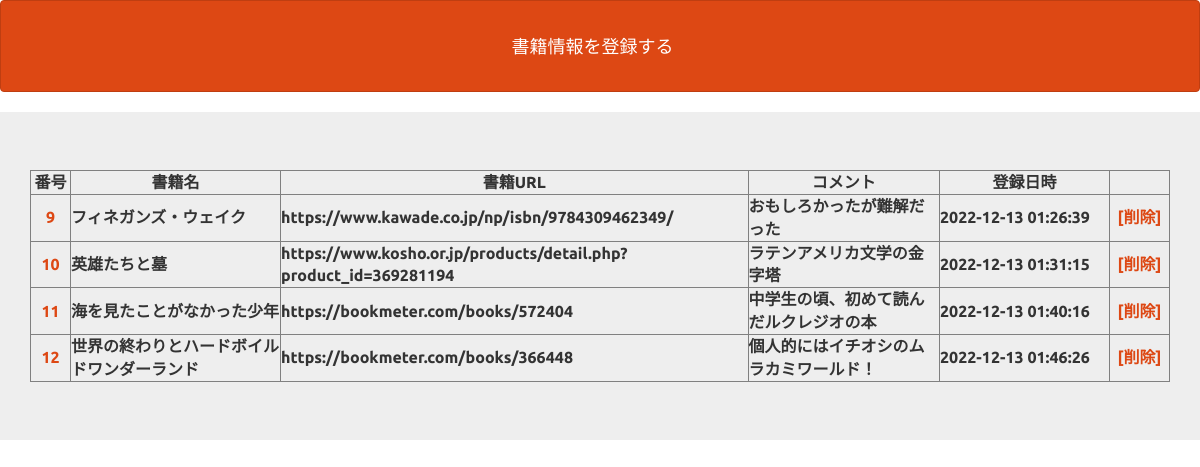
The page /select.php on the database its author committed.
### tables this page shows
CREATE TABLE `gs_bm_table` (
  `id` int(12) NOT NULL,
  `title` varchar(64) NOT NULL,
  `url` text NOT NULL,
  `comment` text NOT NULL,
  `date` datetime NOT NULL
);

### select.php (the view, shortened to what this page needs)
<?php
function h($str)
{
    return htmlspecialchars($str, ENT_QUOTES);
}
try {
  $pdo = new PDO('mysql:dbname=gs_bm;charset=utf8;host=localhost','root','');
} catch (PDOException $e) {
  exit('DBConnectError'.$e->getMessage());
}
$stmt = $pdo->prepare("SELECT * FROM gs_bm_table;");
$status = $stmt->execute();
$view="";
if ($status==false) {
  $error = $stmt->errorInfo();
  exit('SQLError:' . print_r($error, true));
}else{
  $view .= '<table border="1" width=100% ><tbody>';
  $view .= '<tr><th class="header">番号</th><th class="header">書籍名</th><th class="header">書籍URL</th><th class="header">コメント</th><th class="header">登録日時</th></tr>';
  while( $result = $stmt->fetch(PDO::FETCH_ASSOC)){
    $view .= '<tr>';
      $view .= '<th class="id">';
        $view .= '<a href="detail.php?id=' . h($result['id']) . '">';
        $view .= h($result['id']);
        $view .= '</a>';
      $view .= '</th>';
      $view .= '<th>';
        $view .= h($result['title']);
      $view .= '</th>';
      $view .= '<th>';
        $view .= h($result['url']);
      $view .= '</th>';
      $view .= '<th>';
        $view .= h($result['comment']);
      $view .= '</th>';
      $view .= '<th class="date">';
        $view .= h($result['date']);
      $view .= '</th>';
      $view .= '<th class="delete">';
        $view .= '<a href="delete.php?id=' . $result['id'] . '">';
        $view .= '[削除]';
        $view .= '</a>';
      $view .= '</th>';
    $view .= '<tr>';
  }
  $view .= '</table></tbody>';
}
?>
<!DOCTYPE html>
<html lang="ja">
<head>
<link rel="stylesheet" href="css/range.css">
<link href="css/bootstrap.min.css" rel="stylesheet">
</head>
<body id="main">
<header>
  <nav class="navbar navbar-default">
    <div class="container-fluid">
      <div class="navbar-header">
      <a class="navbar-brand" href="index.php">書籍情報を登録する</a>
      </div>
    </div>
  </nav>
</header>
<div class="jumbotron">
    <div class="container text-center"><?= $view ?></div>
</div>
</body>
</html>

### select.php (style rules this page uses)
div { padding:10px; font-size:16px; }
.navbar { display: flex; justify-content: center; }
.header { text-align: center; }
.id { width: 40px; text-align: center; }
.date { width: 170px; }
.delete { width: 60px; text-align: center; }

### rows shown on the page
gs_bm_table: value "9 フィネガンズ・ウェイク https://www.kawade.co.jp/np/isbn/9784309462349/ おもしろかったが難解だった 2022-12-13 01:26:39 [削除]"
gs_bm_table: value "10 英雄たちと墓 https://www.kosho.or.jp/products/detail.php?product_id=369281194 ラテンアメリカ文学の金字塔 2022-12-13 01:31:15 [削除]"
gs_bm_table: value "11 海を見たことがなかった少年 https://bookmeter.com/books/572404 中学生の頃、初めて読んだルクレジオの本 2022-12-13 01:40:16 [削除]"
gs_bm_table: value "12 世界の終わりとハードボイルドワンダーランド https://bookmeter.com/books/366448 個人的にはイチオシのムラカミワールド！ 2022-12-13 01:46:26 [削除]"
